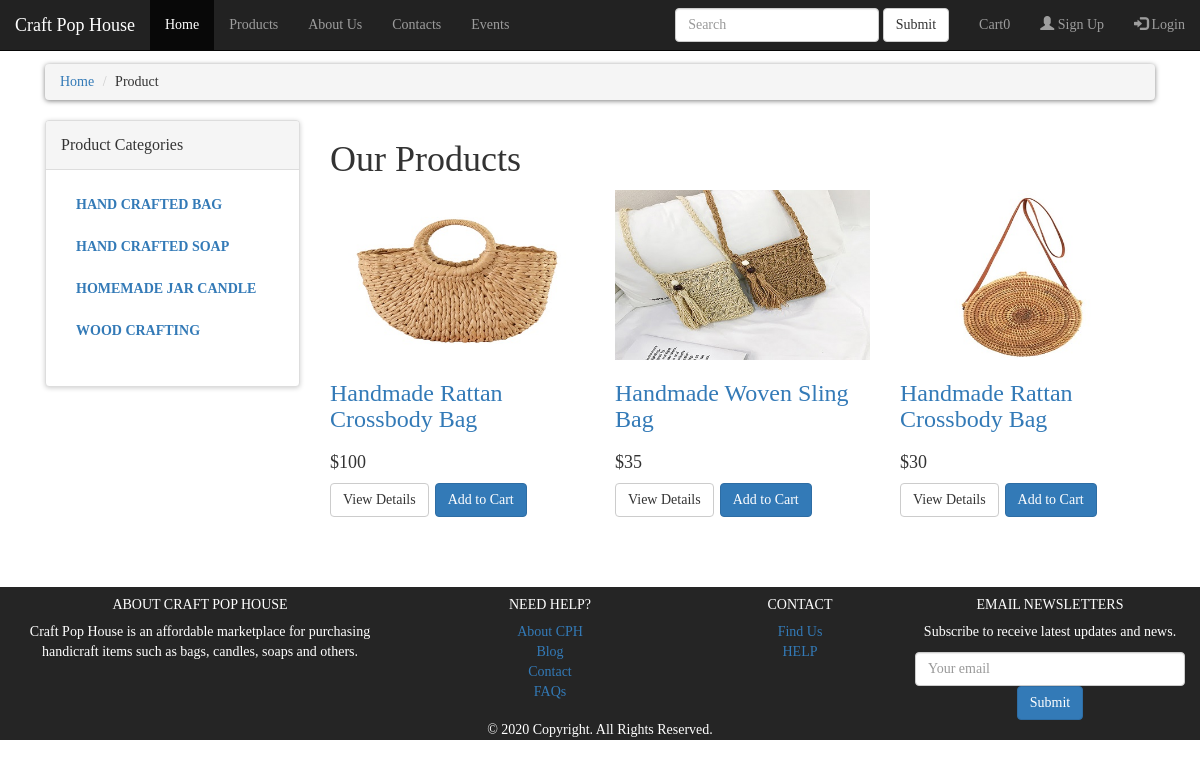
/admin/products.php, run on the app's committed database.
### tables this page shows
CREATE TABLE `products_categories` (
  `product_category_id` int(10) NOT NULL,
  `product_category_title` text NOT NULL,
  `product_category_desc` text NOT NULL
);

CREATE TABLE `products` (
  `product_id` int(11) NOT NULL,
  `product_category_id` int(11) NOT NULL,
  `product_title` text NOT NULL,
  `product_img` text NOT NULL,
  `product_price` text NOT NULL,
  `product_description` text NOT NULL
);

### admin/products.php (the view, shortened to what this page needs)
<?php
	include("function.php");
	?>
<!DOCTYPE html>
<html lang="en">
<head>
	<link rel="stylesheet" type="text/css" href="styles/category.css">
	<link rel="stylesheet" href="https://maxcdn.bootstrapcdn.com/bootstrap/3.4.1/css/bootstrap.min.css">
</head>
<body>
	<br>
	<?php
		include "includes/nav_header.php";
	?>
	<div id="content">
		<div class='container'>
			<div class="col-md-12">
				<ul class="breadcrumb">
					<li><a href="code.php">Home</a></li>
					<li>Product</li>
				</ul>
			</div>
			<div class="col-md-3">
			<?php
			include("includes/sidebar.php");
			?>
				</div>
				<div class="col-md-9">
				<?php
					if(!isset($_GET['category'])){
					echo "
					<div class='box'>
						<h1>Our Products</h1>
					</div>
					";
					}
				?>
					<div class="row">
					<?php
						if(!isset($_GET['category'])){
							$per_page=6;
							if(isset($_GET['page']))
							{
								$page = $_GET['page'];
							}
								else{
									$page=1;
								$start_form =($page-1) * $per_page;
								$get_product= "select * from products order by 1 DESC LIMIT $start_form,$per_page";
								$run_products= mysqli_query($connection,$get_product);
								while($row_products=mysqli_fetch_array($run_products))
									{
										$product_title = $row_products['product_title'];
										$product_price = $row_products['product_price'];
										$product_image = $row_products['product_img'];
										 echo "
										<div class='col-md-4 col-sm-6 center-responsive'>
											<div class='product'>
												<a href = '#'>
													<img class='img-responsive' src='images/$product_image'>
												</a>
												<div class='text'>
													<h3>
														<a href='#'>
															$product_title
														</a>
													<h3>
													<p class='price'>
														$product_price
													</p>
													<p class='button'>
														<a class='btn btn-default' href=''>
														View Details
														</a>
														<a class='btn btn-primary' href='#'>
															<i class='fa fa-shopping-cart'></i>Add to Cart
														</a>
													</p>
												</div>
											</div>
										</div>
									";
								}
							}
						}
					?>
					</div>
					</div>
				</div>
			</div>
	<?php
		include "includes/footer.php";
	?>
</body>
</html>

### admin/function.php (shortened to what this page needs)
<?php
	$connection=mysqli_connect('localhost','root','','cph');
	function getCategory()
	{
		global $connection;
		$get_category = "select * from products_categories";
		$run_category =mysqli_query($connection,$get_category);
		while($row_category=mysqli_fetch_array($run_category))
		{
			$category_id = $row_category['product_category_id'];
			$category_title = $row_category['product_category_title'];
			echo "
				<li>
					<a href='products.php?category=$category_id'>$category_title</a>
				</li>
			";
		}
	}
	?>

### styles/category.css (style rules this page uses)
* { font-family: Quicksand; }
body { background: #fff; }
.breadcrumb { margin-top: 4%; }
.price { font-size:1.5vw; }
.breadcrumb { padding:8px 15px; margin-bottom:20px; background:#ffffff; box-shadow:0px 1px 5px rgba(0,0,0, .5); border-radius:5px; }
.breadcrumb>li +li:before { content:">/00a0"; color:#cccccc; }
#content .panel.sidebar-menu ul.nav.category-menu li a { text-transform:uppercase; font-weight:600; }

### data on the page
products_categories: product_category_title "HAND CRAFTED BAG"
products_categories: product_category_title "HAND CRAFTED SOAP"
products_categories: product_category_title "HOMEMADE JAR CANDLE"
products_categories: product_category_title "WOOD CRAFTING"
products: product_img (picture), product_title "Handmade Rattan Crossbody Bag", product_price "$100"
products: product_img (picture), product_title "Handmade Woven Sling Bag", product_price "$35"
products: product_img (picture), product_title "Handmade Rattan Crossbody Bag", product_price "$30"
